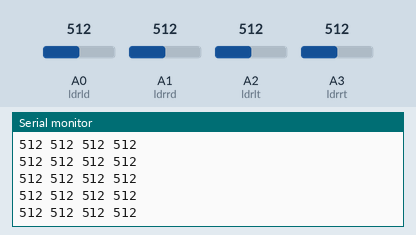
Bench run of a sketch on a simulated Arduino Uno, built with avr-gcc and run on an emulated ATmega328P. Parts: the last lines printed to the serial monitor. The test bench sets the inputs (shaded band); at power-on: A1 (ldrrd) = 512, A0 (ldrld) = 512, A2 (ldrlt) = 512, A3 (ldrrt) = 512.

Above: at 4.2 s.
4.3 s: A1 (ldrrd) set to 108
At 5.1 s:
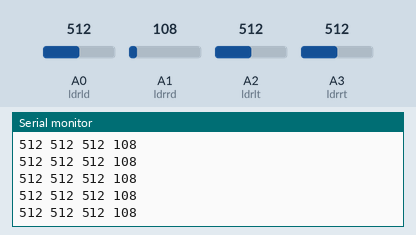
7.3 s: A1 (ldrrd) set to 92
At 7.8 s:
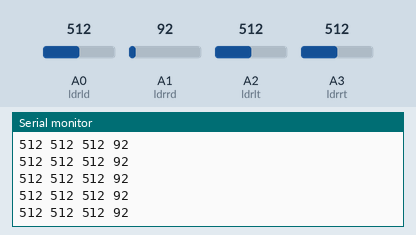
Timing chart, 0 to 10.3 s (numbered marks = the images above; inputs shaded):
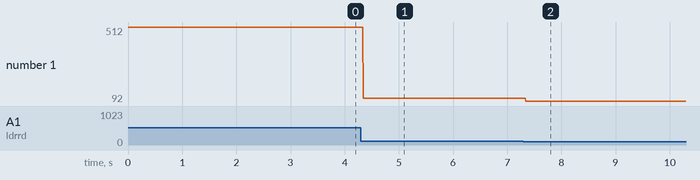

The sketch:

ldr-test.ino
```cpp
int ldrld = A0;
int ldrrd = A1;
int ldrlt = A2;
int ldrrt = A3;

void setup() {
  Serial.begin(19200);
}

void loop() {
  int ldrValues [4];

  ldrValues[0] = analogRead(ldrlt);
  ldrValues[1] = analogRead(ldrrt);
  ldrValues[2] = analogRead(ldrld);
  ldrValues[3] = analogRead(ldrrd);

  for (int i = 0; i < 4; i++) {
    Serial.print(ldrValues[i]);
    Serial.print(" ");
  }
  Serial.print("\n");
}
```

Measured:
- after the input at 4.3 s, the serial monitor: prints a new line at once (image 1)
- after the input at 7.3 s, the serial monitor: prints a new line at once (image 2)
- plotted number 1: 512 → 108 after the input at 4.3 s, 108 → 92 after the input at 7.3 s
